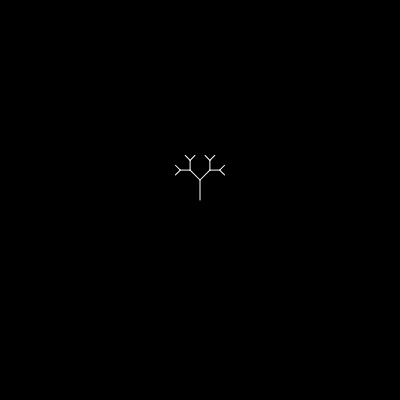
Frame 1 (no input)
Frame 60 (no input): identical to frame 1, image omitted
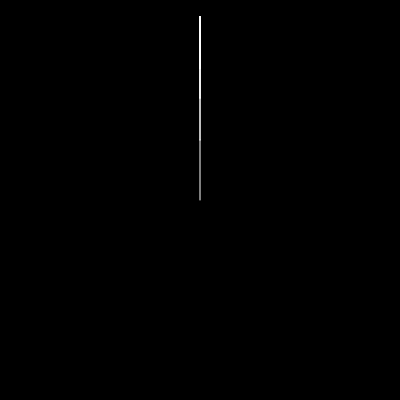
Frame 120 (the mouse pressed at the canvas centre since frame 60)

The p5.js sketch that drew these frames (run headless with seeded random() and noise() and a simulated clock; from frame 60 on, the mouse is pressed at the canvas centre):

// p5.js sketch
// ── sketch.js
function setup() {
  createCanvas(400, 400);  
  angleMode(DEGREES);     
}

function draw() {
  background(0);                  
  translate(width / 2, height / 2);

  let length = map(mouseX, 0, width, 20, 100); //longitud del tronco según la posición X del mouse
  let angle = map(mouseY, 0, height, -45, 45); //ángulo de las ramas según la posición Y del mouse

  drawBranch(length, angle);        // Llama a la función recursiva
}

function drawBranch(length, angle) {
  if (length > 5) { 
    stroke(255);                
    line(0, 0, 0, -length);      // Dibuja la línea del tronco
    translate(0, -length);       // Mueve el origen al final del tronco

    push(); 
    rotate(angle); 
    drawBranch(length * 0.7, angle); //dibuja la rama izquierda
    pop(); 

    push(); 
    rotate(-angle); //dirección opuesta
    drawBranch(length * 0.7, angle); //dibuja la rama derecha
    pop(); 
  }
}
